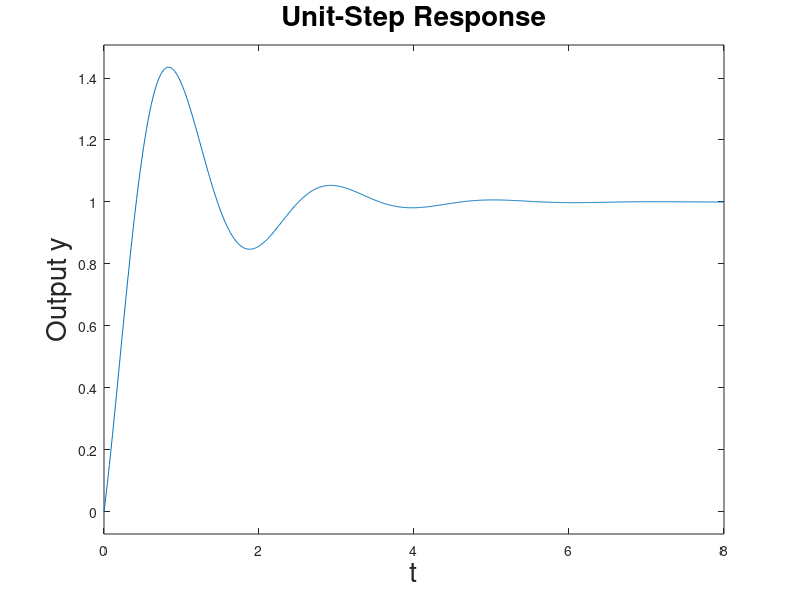

The MATLAB source for this figure:
t = 0:0.01:8;
num = [2, 10];
den = [1, 2, 10];
sys = tf(num, den);
step(sys, t)
grid
title('Unit-Step Response', 'Fontsize', 20')
xlabel('t', 'Fontsize', 20')
ylabel('Output y', 'Fontsize', 20')